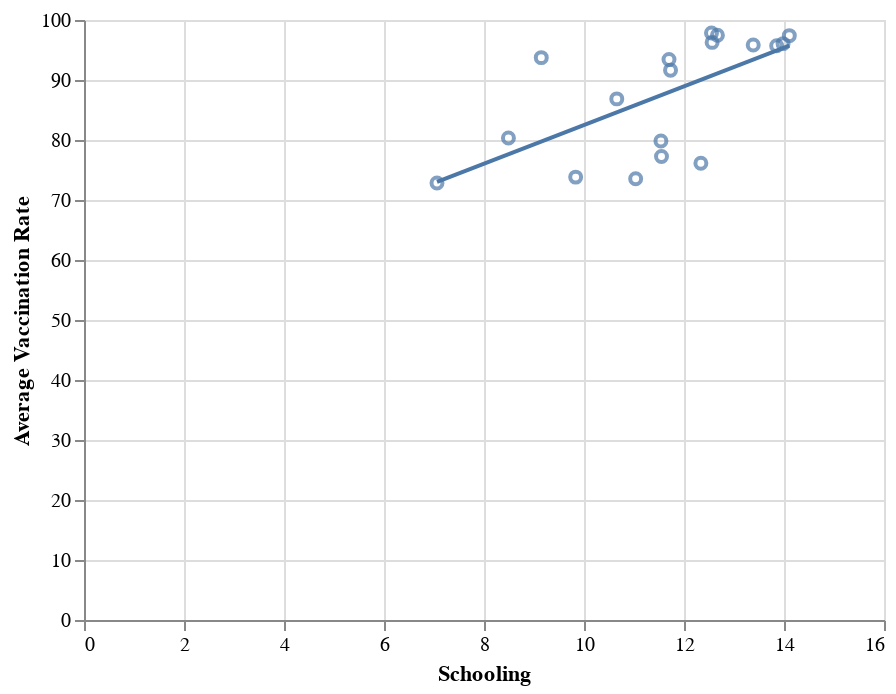

Notebook code for this chart:
### Code cell
#Comparing the mean average vaccination rate of every country
FactorHealth3 = FactorHealth2.groupby('Country')['Schooling', 'Average Vaccination Rate'].mean()
chart = alt.Chart(FactorHealth3).mark_point().encode(
    x = 'Schooling',
    y = 'Average Vaccination Rate'
)
chart + chart.transform_regression('Schooling', 'Average Vaccination Rate').mark_line()

### Figure 1 — Vega-Lite specification as saved in the notebook (floating-point values rounded to 4 significant figures)
{"config": {"view": {"continuousWidth": 400, "continuousHeight": 300}}, "layer": [{"mark": "point", "encoding": {"x": {"field": "Schooling", "type": "quantitative"}, "y": {"field": "Average Vaccination Rate", "type": "quantitative"}}}, {"mark": "line", "encoding": {"x": {"field": "Schooling", "type": "quantitative"}, "y": {"field": "Average Vaccination Rate", "type": "quantitative"}}, "transform": [{"on": "Schooling", "regression": "Average Vaccination Rate"}]}], "data": {"name": "data-2c8ffcf642dd1e332844fb6f1aa9529d"}, "$schema": "https://vega.github.io/schema/vega-lite/v4.17.0.json", "datasets": {"data-2c8ffcf642dd1e332844fb6f1aa9529d": [{"Schooling": 9.145, "Average Vaccination Rate": 93.73}, {"Schooling": 14.11, "Average Vaccination Rate": 97.4}, {"Schooling": 10.66, "Average Vaccination Rate": 86.85}, {"Schooling": 11.7, "Average Vaccination Rate": 93.4}, {"Schooling": 11.03, "Average Vaccination Rate": 73.56}, {"Schooling": 11.55, "Average Vaccination Rate": 77.25}, {"Schooling": 9.833, "Average Vaccination Rate": 73.81}, {"Schooling": 12.56, "Average Vaccination Rate": 96.27}, {"Schooling": 12.67, "Average Vaccination Rate": 97.46}, {"Schooling": 8.489, "Average Vaccination Rate": 80.33}, {"Schooling": 7.06, "Average Vaccination Rate": 72.83}, {"Schooling": 11.54, "Average Vaccination Rate": 79.85}, {"Schooling": 13.85, "Average Vaccination Rate": 95.71}, {"Schooling": 13.98, "Average Vaccination Rate": 96.06}, {"Schooling": 13.38, "Average Vaccination Rate": 95.82}, {"Schooling": 12.55, "Average Vaccination Rate": 97.83}, {"Schooling": 12.34, "Average Vaccination Rate": 76.12}, {"Schooling": 11.73, "Average Vaccination Rate": 91.64}]}}
